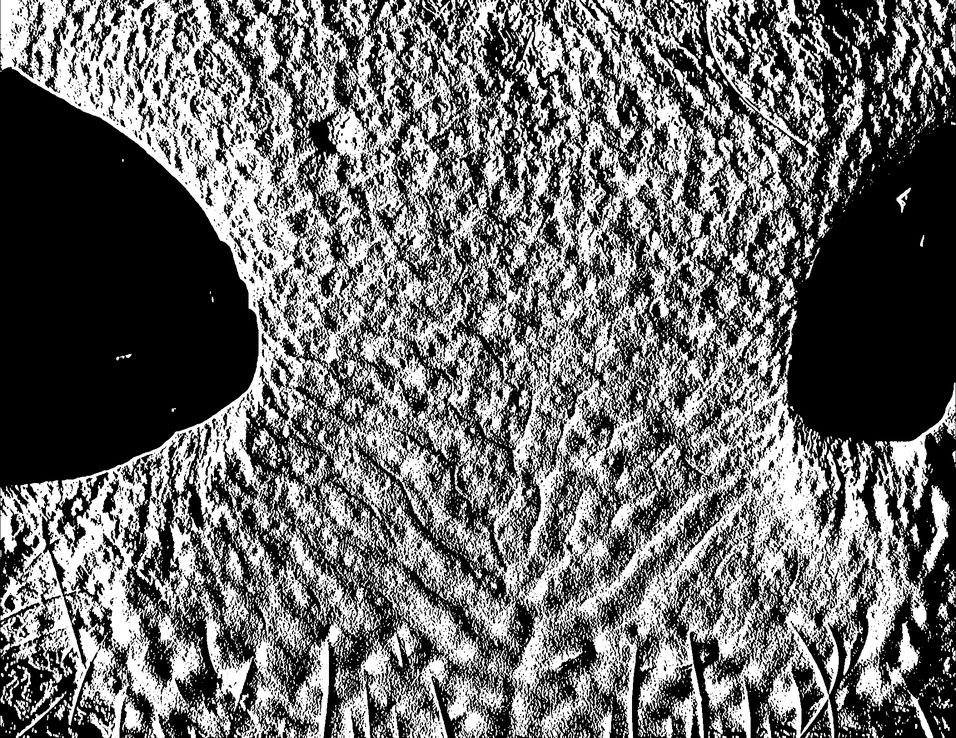
#> input picture images/output_image_connected.jpg, 956 x 738 px, shrunk from 2104 x 1624 before the run, found by its file name
$ python extract_ridges.py
#> lines starting #> are read from the running program, lines starting #| are printed output that depends on the picture
import cv2
import numpy as np

# Load the input image
input_image = cv2.imread('images\\output_image_connected.jpg')
#> input_image is the input picture: shape (738, 956, 3); min 0, max 255, mean 107.2

# Define colors
red = (0, 0, 255)
blue = (255, 0, 0)
black = (0, 0, 0)
white = (230, 230, 230)

black_pixels = input_image[np.where((input_image == black).all(axis=2))]
white_pixels = input_image[np.where((input_image == white).all(axis=2))]
#> white_pixels = 1491 rows, first 8: [230, 230, 230], [230, 230, 230], [230, 230, 230], [230, 230, 230], [230, 230, 230], [230, 230, 230], [230, 230, 230], [230, 230, 230]

# Convert white pixels to blue
input_image[np.where((input_image >= white).all(axis=2))] = blue
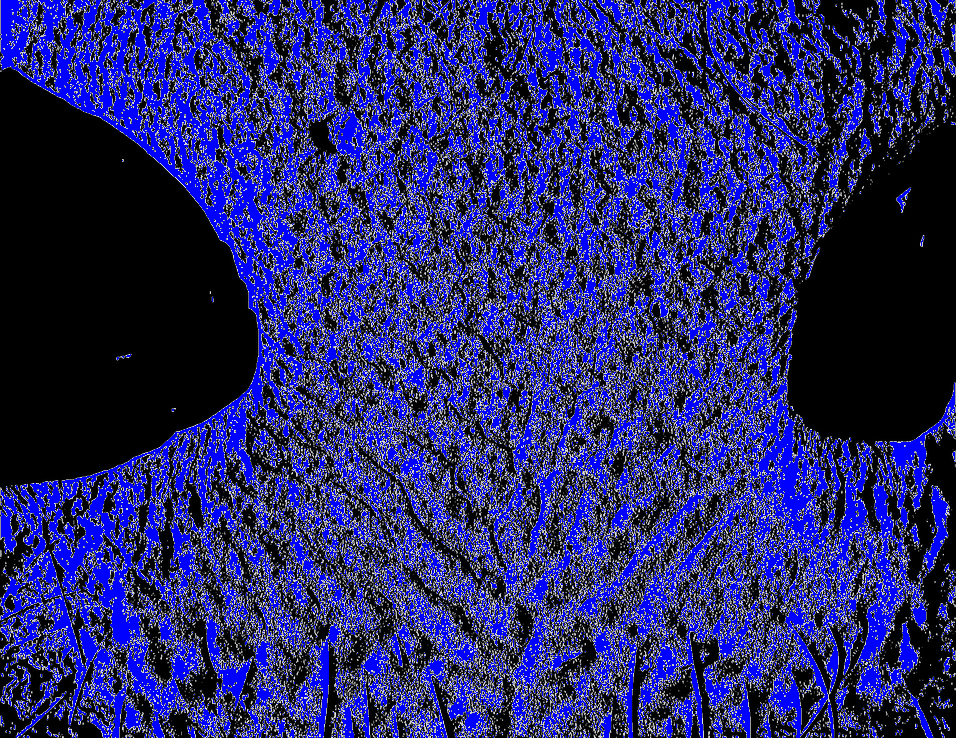
#> input_image: shape (738, 956, 3); mean B, G, R 108.3, 40.4, 40.4

cv2.imshow("Output Image", input_image)
cv2.waitKey(0)
cv2.destroyAllWindows()

# Convert black pixels to red
input_image[np.where((input_image == black).all(axis=2))] = red
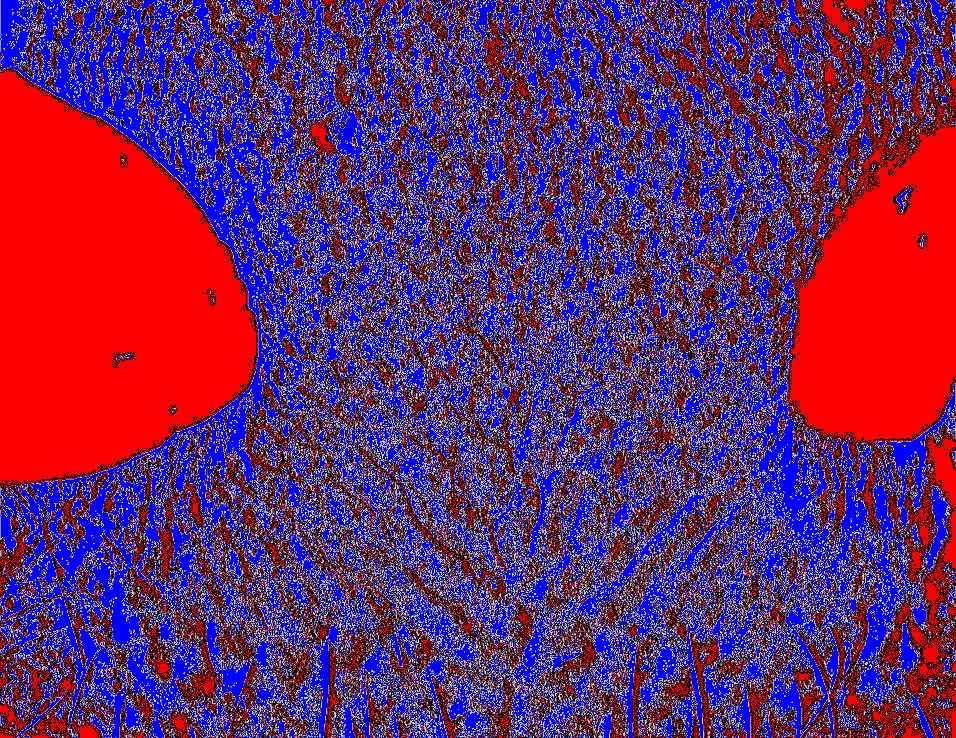
#> input_image: shape (738, 956, 3); mean B, G, R 108.3, 40.4, 105.6

cv2.imshow("Output Image", input_image)
cv2.waitKey(0)
cv2.destroyAllWindows()

# Convert blue pixels to black
input_image[np.where((input_image == blue).all(axis=2))] = black
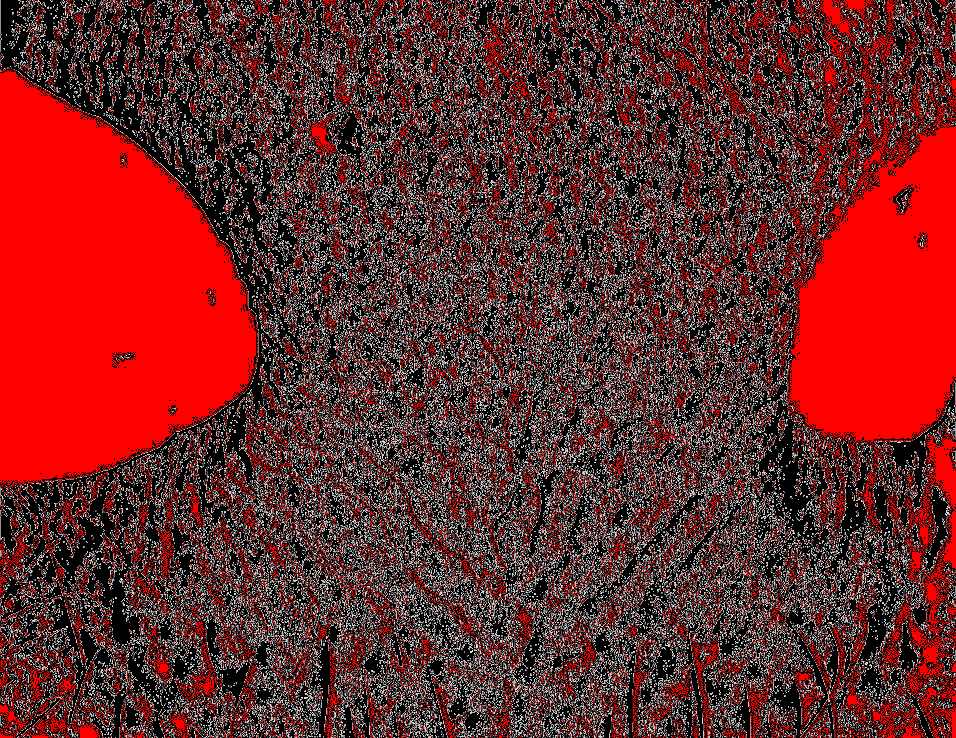
#> input_image: shape (738, 956, 3); mean B, G, R 40.4, 40.4, 105.6


cv2.imshow("Output Image", input_image)
cv2.waitKey(0)
cv2.destroyAllWindows()
